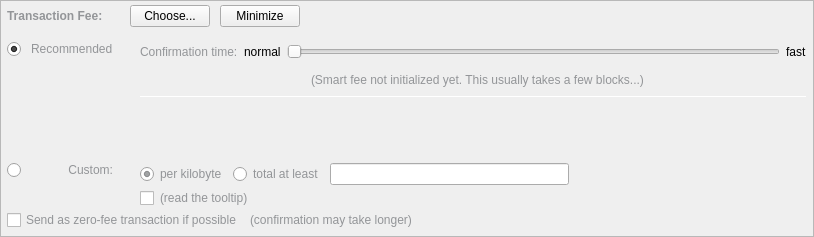
         <widget class="QFrame" name="frameFee">
          <property name="sizePolicy">
           <sizepolicy hsizetype="Expanding" vsizetype="Expanding">
            <horstretch>0</horstretch>
            <verstretch>0</verstretch>
           </sizepolicy>
          </property>
          <property name="maximumSize">
           <size>
            <width>16777215</width>
            <height>16777215</height>
           </size>
          </property>
          <property name="frameShape">
           <enum>QFrame::StyledPanel</enum>
          </property>
          <property name="frameShadow">
           <enum>QFrame::Sunken</enum>
          </property>
          <layout class="QVBoxLayout" name="verticalLayoutFee1">
           <property name="spacing">
            <number>0</number>
           </property>
           <property name="leftMargin">
            <number>0</number>
           </property>
           <property name="topMargin">
            <number>0</number>
           </property>
           <property name="rightMargin">
            <number>0</number>
           </property>
           <property name="bottomMargin">
            <number>0</number>
           </property>
           <item>
            <layout class="QVBoxLayout" name="verticalLayoutFee2" stretch="0,0,0">
             <property name="spacing">
              <number>0</number>
             </property>
             <property name="leftMargin">
              <number>6</number>
             </property>
             <property name="topMargin">
              <number>0</number>
             </property>
             <property name="rightMargin">
              <number>6</number>
             </property>
             <item>
              <layout class="QHBoxLayout" name="horizontalLayoutFee1">
               <property name="bottomMargin">
                <number>0</number>
               </property>
               <item>
                <layout class="QVBoxLayout" name="verticalLayoutFee7">
                 <property name="spacing">
                  <number>0</number>
                 </property>
                 <item>
                  <spacer name="verticalSpacerSmartFee">
                   <property name="orientation">
                    <enum>Qt::Vertical</enum>
                   </property>
                   <property name="sizeType">
                    <enum>QSizePolicy::Fixed</enum>
                   </property>
                   <property name="sizeHint" stdset="0">
                    <size>
                     <width>1</width>
                     <height>4</height>
                    </size>
                   </property>
                  </spacer>
                 </item>
                 <item>
                  <layout class="QHBoxLayout" name="horizontalLayoutSmartFee">
                   <property name="spacing">
                    <number>10</number>
                   </property>
                   <item>
                    <widget class="QLabel" name="labelFeeHeadline">
                     <property name="sizePolicy">
                      <sizepolicy hsizetype="Preferred" vsizetype="Maximum">
                       <horstretch>0</horstretch>
                       <verstretch>0</verstretch>
                      </sizepolicy>
                     </property>
                     <property name="font">
                      <font>
                       <weight>75</weight>
                       <bold>true</bold>
                      </font>
                     </property>
                     <property name="styleSheet">
                      <string notr="true">font-weight:bold;</string>
                     </property>
                     <property name="text">
                      <string>&lt;html&gt;&lt;head/&gt;&lt;body&gt;&lt;p&gt;&lt;span style=&quot; color:#939598;&quot;&gt;Transaction Fee:&lt;/span&gt;&lt;/p&gt;&lt;/body&gt;&lt;/html&gt;</string>
                     </property>
                    </widget>
                   </item>
                   <item>
                    <widget class="QLabel" name="labelFeeMinimized">
                     <property name="text">
                      <string/>
                     </property>
                    </widget>
                   </item>
                   <item>
                    <widget class="QPushButton" name="buttonChooseFee">
                     <property name="cursor">
                      <cursorShape>PointingHandCursor</cursorShape>
                     </property>
                     <property name="text">
                      <string>Choose...</string>
                     </property>
                    </widget>
                   </item>
                   <item>
                    <widget class="QPushButton" name="buttonMinimizeFee">
                     <property name="cursor">
                      <cursorShape>PointingHandCursor</cursorShape>
                     </property>
                     <property name="toolTip">
                      <string>collapse fee-settings</string>
                     </property>
                     <property name="text">
                      <string>Minimize</string>
                     </property>
                    </widget>
                   </item>
                  </layout>
                 </item>
                 <item>
                  <spacer name="verticalSpacer_5">
                   <property name="orientation">
                    <enum>Qt::Vertical</enum>
                   </property>
                   <property name="sizeHint" stdset="0">
                    <size>
                     <width>1</width>
                     <height>1</height>
                    </size>
                   </property>
                  </spacer>
                 </item>
                </layout>
               </item>
               <item>
                <spacer name="horizontalSpacer_4">
                 <property name="orientation">
                  <enum>Qt::Horizontal</enum>
                 </property>
                 <property name="sizeHint" stdset="0">
                  <size>
                   <width>40</width>
                   <height>20</height>
                  </size>
                 </property>
                </spacer>
               </item>
              </layout>
             </item>
             <item>
              <widget class="QFrame" name="frameFeeSelection">
               <layout class="QVBoxLayout" name="verticalLayoutFee12">
                <property name="spacing">
                 <number>0</number>
                </property>
                <property name="leftMargin">
                 <number>0</number>
                </property>
                <property name="topMargin">
                 <number>0</number>
                </property>
                <property name="rightMargin">
                 <number>0</number>
                </property>
                <property name="bottomMargin">
                 <number>0</number>
                </property>
                <item>
                 <layout class="QGridLayout" name="gridLayoutFee">
                  <property name="topMargin">
                   <number>10</number>
                  </property>
                  <property name="bottomMargin">
                   <number>4</number>
                  </property>
                  <property name="horizontalSpacing">
                   <number>10</number>
                  </property>
                  <property name="verticalSpacing">
                   <number>4</number>
                  </property>
                  <item row="2" column="0">
                   <layout class="QVBoxLayout" name="verticalLayoutFee4" stretch="0">
                    <item>
                     <spacer name="verticalSpacer_2">
                      <property name="orientation">
                       <enum>Qt::Vertical</enum>
                      </property>
                      <property name="sizeHint" stdset="0">
                       <size>
                        <width>1</width>
                        <height>1</height>
                       </size>
                      </property>
                     </spacer>
                    </item>
                   </layout>
                  </item>
                  <item row="3" column="0">
                   <layout class="QVBoxLayout" name="verticalLayoutFee9" stretch="0,1">
                    <item>
                     <widget class="QRadioButton" name="radioCustomFee">
                      <property name="text">
                       <string/>
                      </property>
                      <attribute name="buttonGroup">
                       <string notr="true">groupFee</string>
                      </attribute>
                     </widget>
                    </item>
                    <item>
                     <spacer name="verticalSpacer_6">
                      <property name="orientation">
                       <enum>Qt::Vertical</enum>
                      </property>
                      <property name="sizeHint" stdset="0">
                       <size>
                        <width>1</width>
                        <height>1</height>
                       </size>
                      </property>
                     </spacer>
                    </item>
                   </layout>
                  </item>
                  <item row="3" column="1">
                   <widget class="QLabel" name="labelCustomFee">
                    <property name="text">
                     <string>&lt;html&gt;&lt;head/&gt;&lt;body&gt;&lt;p&gt;&lt;span style=&quot; color:#939598;&quot;&gt;Custom:&lt;/span&gt;&lt;/p&gt;&lt;/body&gt;&lt;/html&gt;</string>
                    </property>
                    <property name="alignment">
                     <set>Qt::AlignRight|Qt::AlignTop|Qt::AlignTrailing</set>
                    </property>
                   </widget>
                  </item>
                  <item row="3" column="4">
                   <layout class="QVBoxLayout" name="verticalLayoutFee8">
                    <property name="spacing">
                     <number>6</number>
                    </property>
                    <item>
                     <layout class="QHBoxLayout" name="horizontalLayoutFee13">
                      <item>
                       <widget class="QRadioButton" name="radioCustomPerKilobyte">
                        <property name="toolTip">
                         <string>If the custom fee is set to 1000 uVNs and the transaction is only 250 bytes, then &quot;per kilobyte&quot; only pays 250 uVNs in fee,&lt;br /&gt;while &quot;at least&quot; pays 1000 uVNs. For transactions bigger than a kilobyte both pay by kilobyte.</string>
                        </property>
                        <property name="styleSheet">
                         <string notr="true">color: rgb(147, 149, 152);</string>
                        </property>
                        <property name="text">
                         <string>per kilobyte</string>
                        </property>
                        <property name="checked">
                         <bool>true</bool>
                        </property>
                        <attribute name="buttonGroup">
                         <string notr="true">groupCustomFee</string>
                        </attribute>
                       </widget>
                      </item>
                      <item>
                       <widget class="QRadioButton" name="radioCustomAtLeast">
                        <property name="toolTip">
                         <string>If the custom fee is set to 1000 uVNs and the transaction is only 250 bytes, then &quot;per kilobyte&quot; only pays 250 uVNs in fee,&lt;br /&gt;while &quot;total at least&quot; pays 1000 uVNs. For transactions bigger than a kilobyte both pay by kilobyte.</string>
                        </property>
                        <property name="styleSheet">
                         <string notr="true">color: rgb(147, 149, 152);</string>
                        </property>
                        <property name="text">
                         <string>total at least</string>
                        </property>
                        <attribute name="buttonGroup">
                         <string notr="true">groupCustomFee</string>
                        </attribute>
                       </widget>
                      </item>
                      <item>
                       <widget class="BitcoinAmountField" name="customFee"/>
                      </item>
                      <item>
                       <spacer name="horizontalSpacer_6">
                        <property name="orientation">
                         <enum>Qt::Horizontal</enum>
                        </property>
                        <property name="sizeHint" stdset="0">
                         <size>
                          <width>1</width>
                          <height>1</height>
                         </size>
                        </property>
                       </spacer>
                      </item>
                     </layout>
                    </item>
                    <item>
                     <layout class="QHBoxLayout" name="horizontalLayoutFee8">
                      <item>
                       <widget class="QCheckBox" name="checkBoxMinimumFee">
                        <property name="toolTip">
                         <string>Paying only the minimum fee is just fine as long as there is less transaction volume than space in the blocks.&lt;br /&gt;But be aware that this can end up in a never confirming transaction once there is more demand for VN transactions than the network can process.</string>
                        </property>
                        <property name="styleSheet">
                         <string notr="true">color: rgb(147, 149, 152);</string>
                        </property>
                        <property name="text">
                         <string/>
                        </property>
                       </widget>
                      </item>
                      <item>
                       <widget class="QLabel" name="labelMinFeeWarning">
                        <property name="enabled">
                         <bool>true</bool>
                        </property>
                        <property name="toolTip">
                         <string>Paying only the minimum fee is just fine as long as there is less transaction volume than space in the blocks.&lt;br /&gt;But be aware that this can end up in a never confirming transaction once there is more demand for VN transactions than the network can process.</string>
                        </property>
                        <property name="text">
                         <string>&lt;html&gt;&lt;head/&gt;&lt;body&gt;&lt;p&gt;&lt;span style=&quot; color:#939598;&quot;&gt;(read the tooltip)&lt;/span&gt;&lt;/p&gt;&lt;/body&gt;&lt;/html&gt;</string>
                        </property>
                        <property name="margin">
                         <number>5</number>
                        </property>
                       </widget>
                      </item>
                      <item>
                       <spacer name="horizontalSpacer_2">
                        <property name="orientation">
                         <enum>Qt::Horizontal</enum>
                        </property>
                        <property name="sizeHint" stdset="0">
                         <size>
                          <width>1</width>
                          <height>1</height>
                         </size>
                        </property>
                       </spacer>
                      </item>
                     </layout>
                    </item>
                   </layout>
                  </item>
                  <item row="1" column="1">
                   <widget class="QLabel" name="labelSmartFee_2">
                    <property name="text">
                     <string>&lt;html&gt;&lt;head/&gt;&lt;body&gt;&lt;p&gt;&lt;span style=&quot; color:#939598;&quot;&gt;Recommended&lt;/span&gt;&lt;/p&gt;&lt;/body&gt;&lt;/html&gt;</string>
                    </property>
                   </widget>
                  </item>
                  <item row="0" column="4" rowspan="3">
                   <layout class="QVBoxLayout" name="verticalLayoutFee3" stretch="0,0,0,0,1,0">
                    <property name="spacing">
                     <number>6</number>
                    </property>
                    <property name="topMargin">
                     <number>2</number>
                    </property>
                    <property name="bottomMargin">
                     <number>20</number>
                    </property>
                    <item>
                     <layout class="QHBoxLayout" name="horizontalLayoutFee9">
                      <item>
                       <widget class="QLabel" name="labelSmartFee3">
                        <property name="text">
                         <string>&lt;html&gt;&lt;head/&gt;&lt;body&gt;&lt;p&gt;&lt;span style=&quot; color:#939598;&quot;&gt;Confirmation time:&lt;/span&gt;&lt;/p&gt;&lt;/body&gt;&lt;/html&gt;</string>
                        </property>
                        <property name="margin">
                         <number>2</number>
                        </property>
                       </widget>
                      </item>
                      <item>
                       <widget class="QLabel" name="labelSmartFeeNormal">
                        <property name="text">
                         <string>normal</string>
                        </property>
                        <property name="margin">
                         <number>2</number>
                        </property>
                       </widget>
                      </item>
                      <item>
                       <widget class="QSlider" name="sliderSmartFee">
                        <property name="minimumSize">
                         <size>
                          <width>0</width>
                          <height>24</height>
                         </size>
                        </property>
                        <property name="cursor">
                         <cursorShape>PointingHandCursor</cursorShape>
                        </property>
                        <property name="minimum">
                         <number>0</number>
                        </property>
                        <property name="maximum">
                         <number>24</number>
                        </property>
                        <property name="pageStep">
                         <number>1</number>
                        </property>
                        <property name="value">
                         <number>0</number>
                        </property>
                        <property name="orientation">
                         <enum>Qt::Horizontal</enum>
                        </property>
                        <property name="invertedAppearance">
                         <bool>false</bool>
                        </property>
                        <property name="invertedControls">
                         <bool>false</bool>
                        </property>
                        <property name="tickPosition">
                         <enum>QSlider::NoTicks</enum>
                        </property>
                       </widget>
                      </item>
                      <item>
                       <widget class="QLabel" name="labelSmartFeeFast">
                        <property name="text">
                         <string>fast</string>
                        </property>
                       </widget>
                      </item>
                     </layout>
                    </item>
                    <item>
                     <layout class="QHBoxLayout" name="horizontalLayout_recommended_texts">
                      <property name="spacing">
                       <number>0</number>
                      </property>
                      <item>
                       <spacer name="horizontalSpacer_8">
                        <property name="orientation">
                         <enum>Qt::Horizontal</enum>
                        </property>
                        <property name="sizeHint" stdset="0">
                         <size>
                          <width>40</width>
                          <height>20</height>
                         </size>
                        </property>
                       </spacer>
                      </item>
                      <item>
                       <widget class="QLabel" name="labelFeeEstimation">
                        <property name="text">
                         <string/>
                        </property>
                        <property name="margin">
                         <number>2</number>
                        </property>
                       </widget>
                      </item>
                      <item>
                       <widget class="QLabel" name="labelSmartFee2">
                        <property name="text">
                         <string>&lt;html&gt;&lt;head/&gt;&lt;body&gt;&lt;p&gt;&lt;span style=&quot; color:#939598;&quot;&gt;(Smart fee not initialized yet. This usually takes a few blocks...)&lt;/span&gt;&lt;/p&gt;&lt;/body&gt;&lt;/html&gt;</string>
                        </property>
                        <property name="alignment">
                         <set>Qt::AlignLeading|Qt::AlignLeft|Qt::AlignVCenter</set>
                        </property>
                        <property name="wordWrap">
                         <bool>false</bool>
                        </property>
                        <property name="margin">
                         <number>2</number>
                        </property>
                        <property name="indent">
                         <number>-1</number>
                        </property>
                       </widget>
                      </item>
                      <item>
                       <spacer name="horizontalSpacer_3">
                        <property name="orientation">
                         <enum>Qt::Horizontal</enum>
                        </property>
                        <property name="sizeHint" stdset="0">
                         <size>
                          <width>40</width>
                          <height>20</height>
                         </size>
                        </property>
                       </spacer>
                      </item>
                     </layout>
                    </item>
                    <item>
                     <widget class="Line" name="line_2">
                      <property name="minimumSize">
                       <size>
                        <width>0</width>
                        <height>1</height>
                       </size>
                      </property>
                      <property name="maximumSize">
                       <size>
                        <width>16777215</width>
                        <height>1</height>
                       </size>
                      </property>
                      <property name="orientation">
                       <enum>Qt::Horizontal</enum>
                      </property>
                     </widget>
                    </item>
                    <item>
                     <layout class="QHBoxLayout" name="horizontalLayoutFee12">
                      <item>
                       <spacer name="horizontalSpacer_5">
                        <property name="orientation">
                         <enum>Qt::Horizontal</enum>
                        </property>
                        <property name="sizeHint" stdset="0">
                         <size>
                          <width>1</width>
                          <height>1</height>
                         </size>
                        </property>
                       </spacer>
                      </item>
                     </layout>
                    </item>
                    <item>
                     <spacer name="verticalSpacer_4">
                      <property name="orientation">
                       <enum>Qt::Vertical</enum>
                      </property>
                      <property name="sizeHint" stdset="0">
                       <size>
                        <width>1</width>
                        <height>1</height>
                       </size>
                      </property>
                     </spacer>
                    </item>
                    <item>
                     <spacer name="verticalSpacer_3">
                      <property name="orientation">
                       <enum>Qt::Vertical</enum>
                      </property>
                      <property name="sizeHint" stdset="0">
                       <size>
                        <width>20</width>
                        <height>40</height>
                       </size>
                      </property>
                     </spacer>
                    </item>
                   </layout>
                  </item>
                  <item row="1" column="2">
                   <widget class="QLabel" name="labelSmartFee">
                    <property name="text">
                     <string/>
                    </property>
                    <property name="margin">
                     <number>2</number>
                    </property>
                   </widget>
                  </item>
                  <item row="1" column="0">
                   <widget class="QRadioButton" name="radioSmartFee">
                    <property name="text">
                     <string/>
                    </property>
                    <property name="checked">
                     <bool>true</bool>
                    </property>
                    <attribute name="buttonGroup">
                     <string notr="true">groupFee</string>
                    </attribute>
                   </widget>
                  </item>
                 </layout>
                </item>
                <item>
                 <layout class="QHBoxLayout" name="horizontalLayoutFee5" stretch="0,0,0">
                  <property name="spacing">
                   <number>8</number>
                  </property>
                  <property name="bottomMargin">
                   <number>4</number>
                  </property>
                  <item>
                   <widget class="QCheckBox" name="checkBoxFreeTx">
                    <property name="styleSheet">
                     <string notr="true">color: rgb(147, 149, 152);</string>
                    </property>
                    <property name="text">
                     <string>Send as zero-fee transaction if possible</string>
                    </property>
                   </widget>
                  </item>
                  <item>
                   <widget class="QLabel" name="labelFreeTx">
                    <property name="text">
                     <string>&lt;html&gt;&lt;head/&gt;&lt;body&gt;&lt;p&gt;&lt;span style=&quot; color:#939598;&quot;&gt;(confirmation may take longer)&lt;/span&gt;&lt;/p&gt;&lt;/body&gt;&lt;/html&gt;</string>
                    </property>
                    <property name="margin">
                     <number>5</number>
                    </property>
                   </widget>
                  </item>
                  <item>
                   <spacer name="horizontalSpacerFee5">
                    <property name="orientation">
                     <enum>Qt::Horizontal</enum>
                    </property>
                    <property name="sizeHint" stdset="0">
                     <size>
                      <width>1</width>
                      <height>1</height>
                     </size>
                    </property>
                   </spacer>
                  </item>
                 </layout>
                </item>
                <item>
                 <spacer name="verticalSpacerFee2">
                  <property name="orientation">
                   <enum>Qt::Vertical</enum>
                  </property>
                  <property name="sizeHint" stdset="0">
                   <size>
                    <width>1</width>
                    <height>1</height>
                   </size>
                  </property>
                 </spacer>
                </item>
               </layout>
              </widget>
             </item>
             <item>
              <spacer name="verticalSpacerFee">
               <property name="orientation">
                <enum>Qt::Vertical</enum>
               </property>
               <property name="sizeHint" stdset="0">
                <size>
                 <width>800</width>
                 <height>1</height>
                </size>
               </property>
              </spacer>
             </item>
            </layout>
           </item>
          </layout>
         </widget>
